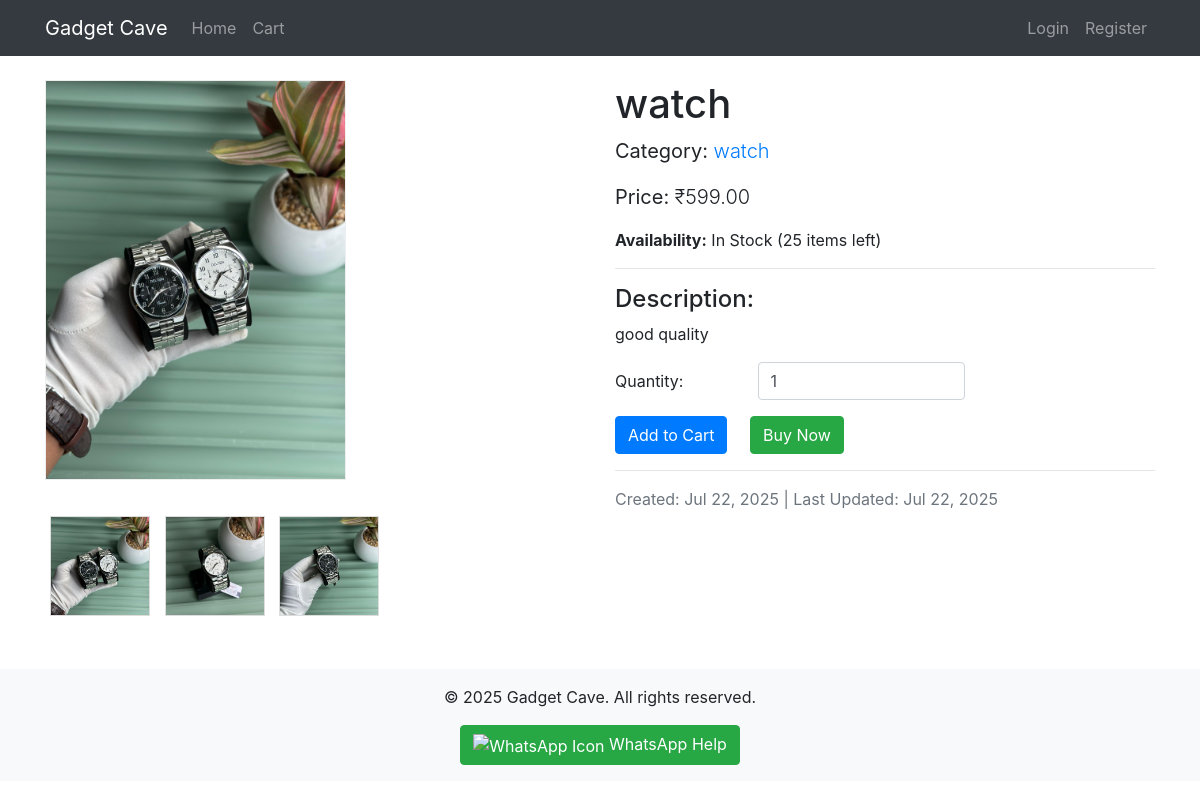
The app's page /product/1/watch/ with its own data.
### gadget_cave/models.py (models this page shows, shortened)
class Product(models.Model):
    category = models.ForeignKey(Category, related_name='products', on_delete=models.CASCADE)
    name = models.CharField(max_length=200, db_index=True)
    slug = models.SlugField(max_length=200, db_index=True)
    main_image = models.ImageField(upload_to='products/%Y/%m/%d', blank=True, null=True)
    description = models.TextField(blank=True)
    price = models.DecimalField(max_digits=10, decimal_places=2)
    stock = models.PositiveIntegerField()
    available = models.BooleanField(default=True)
    created = models.DateTimeField(auto_now_add=True)
    updated = models.DateTimeField(auto_now=True)
    class Meta:
        ordering = ('name',)
        indexes = [
            models.Index(fields=['id', 'slug']),
        ]

class ProductImage(models.Model):
    product = models.ForeignKey(Product, related_name='images', on_delete=models.CASCADE) # Used 'images' as related_name
    image = models.ImageField(upload_to='products/%Y/%m/%d/extra') # Renamed upload_to to differentiate
    description = models.CharField(max_length=255, blank=True, null=True) # Added null=True
    is_main = models.BooleanField(default=False) # This field might be redundant if main_image is on Product, consider removing if only for extra images

class Category(models.Model):
    name = models.CharField(max_length=200, db_index=True)
    slug = models.SlugField(max_length=200, unique=True)
    class Meta:
        ordering = ('name',)
        verbose_name = 'category'
        verbose_name_plural = 'categories'

### gadget_cave/views.py (the view)
# urls.py: path('product/<int:id>/<slug:slug>/', views.product_detail, name='product_detail'),
def product_detail(request, id, slug):
    product = get_object_or_404(Product, id=id, slug=slug, available=True)
    cart_product_form = CartAddProductForm()
    return render(request, 'gadget_cave/product/detail.html', {
        'product': product,
        'cart_product_form': cart_product_form
    })

### gadget_cave/forms.py
class CartAddProductForm(forms.Form):
    quantity = forms.IntegerField(min_value=1, initial=1,
                                  widget=forms.NumberInput(attrs={'class': 'form-control'}))
    override = forms.BooleanField(required=False, initial=False, widget=forms.HiddenInput)

### gadget_cave/templates/gadget_cave/product/detail.html (shortened to what this page needs)
{% extends "gadget_cave/base.html" %}
{% load static %}
{% block content %}
<div class="row">
    <div class="col-md-6">
        {% if product.main_image %}
            <img id="mainProductImage" src="{{ product.main_image.url }}" alt="{{ product.name }}" class="img-fluid product-detail-image">
        {% else %}
            <img id="mainProductImage" src="{% static 'gadget_cave/img/no_image.png' %}" alt="No Image" class="img-fluid product-detail-image">
        {% endif %}
        <div class="mt-3">
            {% if product.main_image %}
                <img src="{{ product.main_image.url }}" class="extra-image-thumbnail" onclick="changeMainImage(this.src)">
            {% endif %}
            {% for extra_image in product.images.all %}
                <img src="{{ extra_image.image.url }}" class="extra-image-thumbnail" onclick="changeMainImage(this.src)">
            {% endfor %}
        </div>
    </div>
    <div class="col-md-6">
        <h1>{{ product.name }}</h1>
        <p class="lead"><strong>Category:</strong> <a href="{% url 'gadget_cave:product_list_by_category' product.category.slug %}">{{ product.category.name }}</a></p>
        <p class="lead"><strong>Price:</strong> ₹{{ product.price }}</p>
        <p><strong>Availability:</strong> {% if product.stock > 0 %}In Stock ({{ product.stock }} items left){% else %}Out of Stock{% endif %}</p>
        <hr>
        <h4>Description:</h4>
        <p>{{ product.description|linebreaksbr }}</p>
        {% if product.stock > 0 %}
            <div class="form-group row align-items-center mb-3">
                <label for="id_quantity" class="col-sm-3 col-form-label">Quantity:</label>
                <div class="col-sm-5">
                    <input type="number" name="quantity_visible" id="id_quantity" value="1" min="1" class="form-control">
                </div>
            </div>
            <div class="button-group">
                <form id="addToCartForm" action="{% url 'gadget_cave:cart_add' product.id %}" method="post" style="display:inline-block;">
                    <button type="submit" class="btn btn-primary mr-2">Add to Cart</button>
                </form>
                <form id="buyNowForm" action="{% url 'gadget_cave:buy_now' product.id %}" method="post" style="display:inline-block; margin-left: 10px;">
                    <button type="submit" class="btn btn-success">Buy Now</button>
                </form>
            </div>
        {% else %}
            <p class="text-danger">This product is currently out of stock.</p>
        {% endif %}
        <hr>
        <p class="text-muted">Created: {{ product.created|date:"M d, Y" }} | Last Updated: {{ product.updated|date:"M d, Y" }}</p>
    </div>
</div>
{% endblock %}

### gadget_cave/templates/gadget_cave/base.html (style rules this page uses)
body { padding-top: 56px; }
.product-detail-image { max-width: 100%; height: 400px; object-fit: contain; margin-bottom: 15px; border: 1px solid #eee; }
.extra-image-thumbnail { width: 100px; height: 100px; object-fit: cover; margin: 5px; border: 1px solid #ddd; cursor: pointer; }

### records on screen
Product: main_image (picture), name "watch", category.name "watch", price "599.00", stock "25", description "good quality", created "Jul 22, 2025", updated "Jul 22, 2025"
ProductImage: image (picture)
ProductImage: image (picture)
